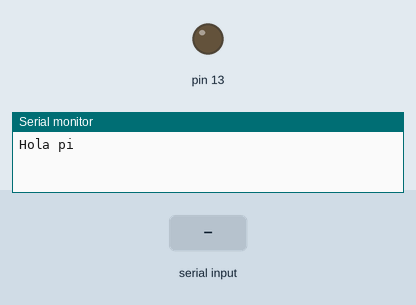
The sketch below on a simulated Arduino Uno, built with avr-gcc and run on an emulated ATmega328P. On the bench: output pins drawn as LEDs (lit = HIGH), the last lines printed to the serial monitor. Dashed ring = blinking. The inputs (shaded band) are chosen by the test bench.

Above: at 1.2 s.
1.3 s: "90,45\n" received over Serial
At 2.4 s:
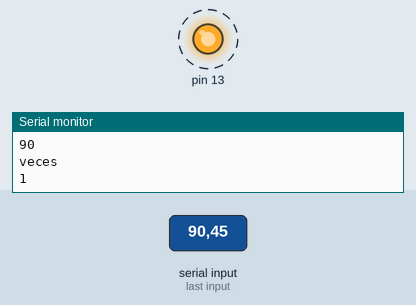
Timing chart, 0 to 10.3 s (numbered marks = the images above; inputs shaded):
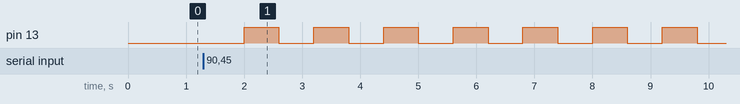

The sketch:

teclado1.ino
```cpp
/*
Voy a probar el serial

*/

void setup() {
    Serial.begin(5600);
    pinMode(13, OUTPUT);
    Serial.println("Hola pi");
}

void loop() {


  if(Serial.available()){
    luz(Serial.parseInt());
    Serial.flush();
  }
  delay(1000);


}

void luz(int n){
  Serial.println("Voy a lucir");
  Serial.println(n);
  Serial.println("veces");
  for(int i = 0; i<n; i++){
    Serial.println(i+1);
    digitalWrite(13, HIGH);
    delay(600);
    digitalWrite(13, LOW);
    delay(600);
  }
   Serial.println("acabose");

}
```

Measured:
- after the input at 1.3 s, pin 13: alternates HIGH for 0.60 s and LOW for 0.60 s, starting after 0.70 s
